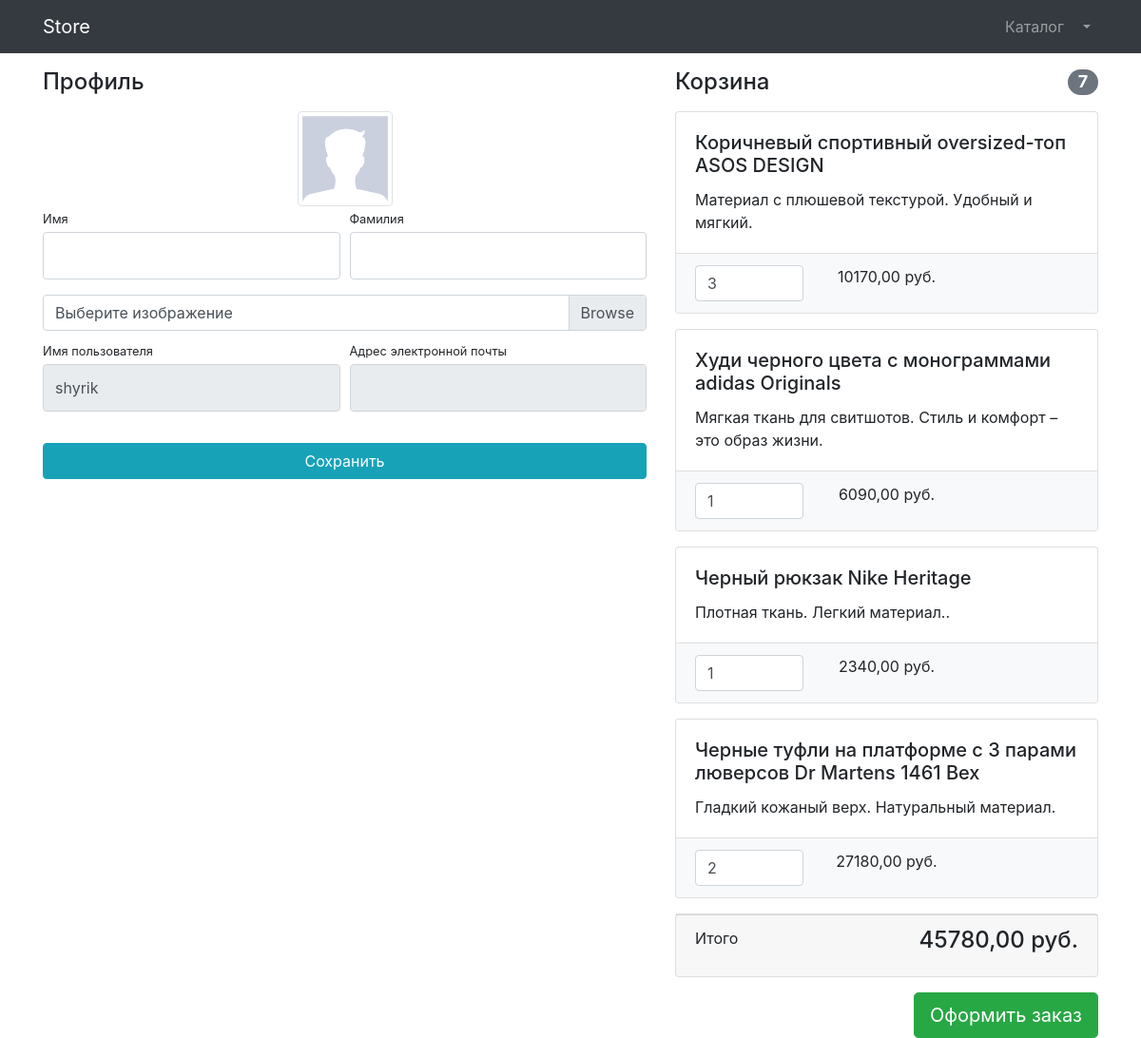
The app's page /users/profile/2 (signed in), older data.
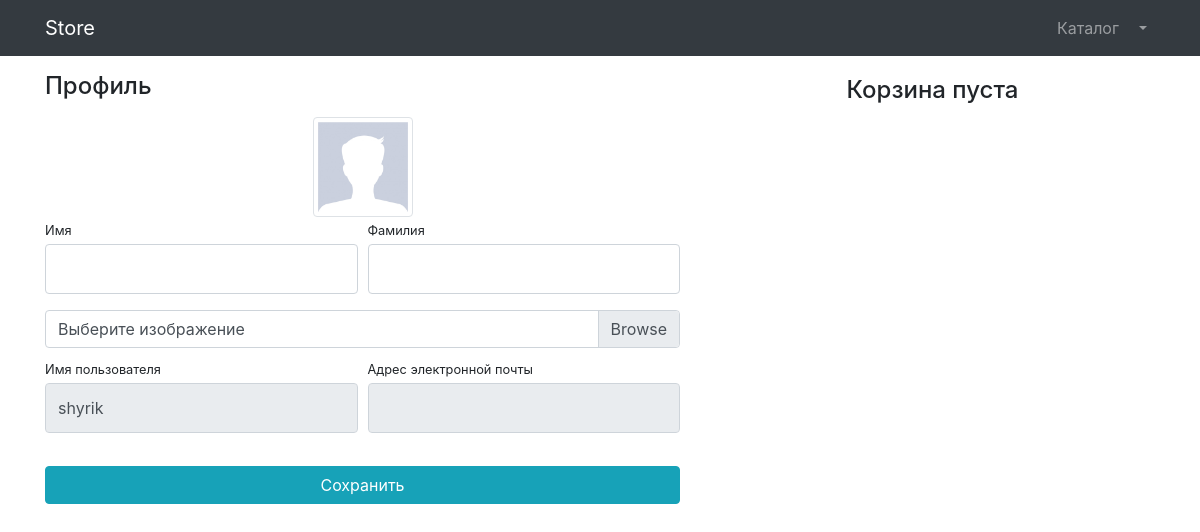
The same page, newer data.
### products/models.py (models this page shows, shortened)
class Basket(models.Model):
    user = models.ForeignKey(to=User, on_delete=models.CASCADE)
    products = models.ForeignKey(to=Product, on_delete=models.CASCADE)
    quantity = models.PositiveSmallIntegerField(default=0)
    created_timestamp = models.DateTimeField(auto_now_add=True)
    objects = BasketQuerySet.as_manager()
    class Meta:
        verbose_name = "корзину"
        verbose_name_plural = "Корзина"
    def sum(self):
        return self.products.price * self.quantity

class Product(models.Model):
    name = models.CharField(max_length=256)
    description = models.TextField()
    price = models.DecimalField(max_digits=10, decimal_places=2)
    quantity = models.PositiveIntegerField(default=0)
    image = models.ImageField(upload_to='products_images')
    category = models.ForeignKey(to=ProductCategory, on_delete=models.CASCADE)
    class Meta:
        verbose_name = "продукт"
        verbose_name_plural ="Продукт"

### user/views.py (the view, shortened to what this page needs)
# urls.py: path('profile/<int:pk>',login_required(views.UserProfileView.as_view()), name='profile'),
class UserProfileView(TitleMixin,UpdateView):
    model = User
    form_class = UserProfileForm
    template_name = 'user/profile.html'
    title = 'Store - Редактирование данных пользователя'

### user/forms.py
class UserProfileForm(UserChangeForm):
    first_name = forms.CharField(widget=forms.TextInput(attrs={'class': 'form-control py-4'}))
    last_name = forms.CharField(widget=forms.TextInput(attrs={'class': 'form-control py-4'}))
    image = forms.ImageField(widget=forms.FileInput(attrs={'class': 'custom-file-input'}), required=False)
    username = forms.CharField(widget=forms.TextInput(attrs={'class': 'form-control py-4', 'readonly': True}))
    email = forms.EmailField(widget=forms.TextInput(attrs={'class': 'form-control py-4', 'readonly': True}))
    class Meta:
        model = User()
        fields = ('first_name', 'last_name', 'image', 'username','email')

### common/views.py (called while the page is built)
    def get_context_data(self,**kwargs):
        context = super(TitleMixin, self).get_context_data(**kwargs)
        context['title'] = self.title
        return context

### products/context_processor.py (called while the page is built)
def basket(request):
    user = request.user
    return {"baskets": Basket.objects.filter(user=user) if user.is_authenticated else []}

### products/models.py (called while the page is built)
    def total_sum(self):
        return sum(basket.sum() for basket in self)

    def total_quantity(self):
        return sum(basket.quantity for basket in self)

### user/templates/user/profile.html (shortened to what this page needs)
{% extends 'products/base.html' %}
{% load static %}
{% block css %}
    <link href="{% static 'vendor/css/profile.css' %}" rel="stylesheet">
{% endblock %}
{% block content %}
<div class="container">
    <div class="row">
        <div class="col-lg-7">
            <h4 class="mt-3 mb-3">Профиль</h4>
            <div class="col-lg-12 text-center">
                <img width="100" height="100"
                    src="{% if user.image %} {{ user.image.url }} {% else %} {% static 'vendor\img\users\default_avatar.jpg' %}  {% endif %}"
                    class="img-thumbnail">
            </div>
            <form action="{% url 'user:profile' user.id %}" method="post" enctype="multipart/form-data">
                <div class="form-row">
                    <div class="col-lg-6">
                        <div class="form-group">
                            <label class="small mb-1" for="{{form.first_name.id_for_label }}">Имя</label>
                            {{ form.first_name }}
                        </div>
                    </div>
                    <div class="col-lg-6">
                        <div class="form-group">
                            <label class="small mb-1" for="{{form.last_name.id_for_label }}">Фамилия</label>
                            {{ form.last_name }}
                        </div>
                    </div>
                </div>
                <div class="form-row mb-2">
                    <div class="col-lg-12">
                        <div class="custom-file">
                            <label class="custom-file-label" for="{{form.image.id_for_label }}">Выберите изображение</label>
                        </div>
                    </div>
                </div>
                <div class="form-row">
                    <div class="col-lg-6">
                        <label class="small mb-1" for="{{form.username.id_for_label }}">Имя пользователя</label>
                        {{ form.username }}
                    </div>
                    <div class="col-lg-6">
                        <label class="small mb-1" for="{{form.email.id_for_label }}">Адрес электронной
                            почты</label>
                            {{ form.email }}
                    </div>
                </div>
                <div class="form-row">
                    <div class="col-lg-12" style="margin-top: 33px;">
                        <input class="btn btn-info btn-block" type="submit" value="Сохранить">
                    </div>
                </div>
            </form>
        </div>
       {% include "products/basket.html" %}
    </div>
</div>
{% endblock %}

### products/templates/products/basket.html (shortened to what this page needs)
 {% if baskets %}
    <div class="col-lg-5">
            <h4 class="mt-3 mb-3 d-flex justify-content-between align-items-center mb-3">
                Корзина <span class="badge badge-secondary badge-pill">{{ baskets.total_quantity }}</span>
            </h4>
        {% for basket in baskets %}
             <div class="card mb-3">
                <div class="card-body">
                    <h5 class="card-title">{{ basket.products.name }}</h5>
                    <p class="card-text">{{ basket.products.description }}</p>
                </div>
                <ul class="list-group list-group-flush">
                    <li class="list-group-item bg-light">
                        <div class="row text-center">
                            <div class="col-lg-4">
                                <input name="basketID" type="number" class="form-control"
                                    value="{{ basket.quantity }}" min="0">
                            </div>
                            <div class="col-lg-4">{{ basket.sum }} руб.</div>
                            <div class="col-lg-4">
                            </div>
                        </div>
                    </li>
                </ul>
            </div>
        {% endfor %}
            <div class="card mb-3">
                <div class="card-footer">
                    <p class="float-left">Итого</p>
                    <h4 class="float-right">{{ baskets.total_sum }} руб.</h4>
                </div>
            </div>
            <a class="btn btn-success btn-lg float-right" href="../orders/order-create.html">
                Оформить заказ
            </a>
        </div>
 {% else %}
    <h4 class="card-body text-center">
                Корзина пуста
            </h4>
 {% endif %}

Row changes from the older to the newer data that the page shows:
no longer on this page (row edited): Basket: total_quantity "7", products.name "Коричневый спортивный oversized-топ ASOS DESIGN", products.description "Материал с плюшевой текстурой. Удобный и мягкий.", basketID "3", sum "10170,00", total_sum "45780,00"
no longer on this page (row edited): Basket: products.name "Худи черного цвета с монограммами adidas Originals", products.description "Мягкая ткань для свитшотов. Стиль и комфорт – это образ жизни.", basketID "1", sum "6090,00"
removed Basket: products.name "Черный рюкзак Nike Heritage", products.description "Плотная ткань. Легкий материал..", basketID "1", sum "2340,00"
removed Basket: products.name "Черные туфли на платформе с 3 парами люверсов Dr Martens 1461 Bex", products.description "Гладкий кожаный верх. Натуральный материал.", basketID "2", sum "27180,00"
Text that changed along with them:
text no longer shown: "Корзина Итого руб. Оформить заказ"
text now shown: "Корзина пуста"
